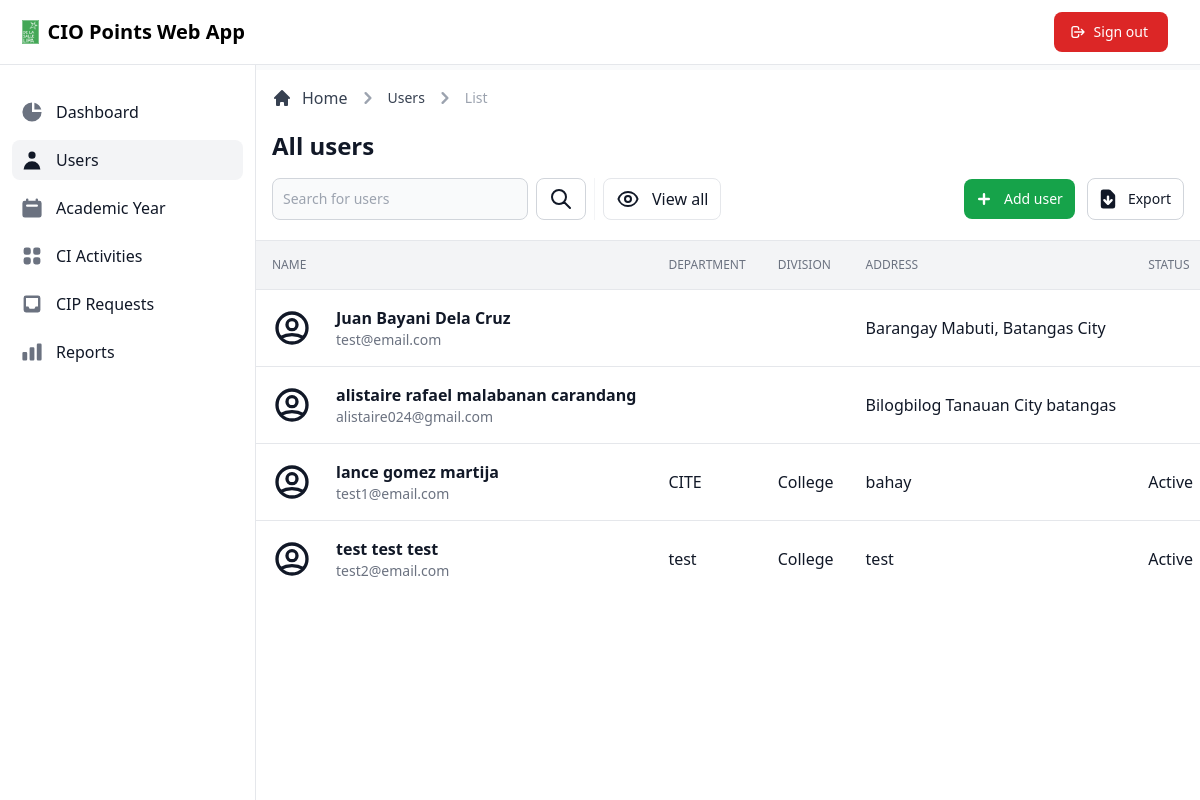
Screenshot of /admin/view/users.php (signed in) with the database file from the repository.
### tables this page shows
CREATE TABLE `user` (
  `user_id` int(11) NOT NULL,
  `first_name` varchar(255) NOT NULL,
  `middle_name` varchar(255) NOT NULL,
  `last_name` varchar(255) NOT NULL,
  `address` varchar(255) NOT NULL,
  `email` varchar(255) NOT NULL,
  `password` varchar(255) NOT NULL,
  `contact_number` varchar(255) NOT NULL,
  `department` varchar(255) NOT NULL,
  `division` varchar(255) NOT NULL,
  `status` varchar(255) NOT NULL,
  `type` varchar(255) NOT NULL,
  `date_created` timestamp NOT NULL DEFAULT current_timestamp(),
  `date_updated` timestamp NOT NULL DEFAULT current_timestamp() ON UPDATE current_timestamp()
);

### admin/view/users.php (called while the page is built, shortened)
<?php
$data = [
  'title' => 'Users',
  'dir' => '../../',
  'modal' => 'usermodal'
];
include_once '../database/database.php';
class DisplayUsers extends Dbh
{
  public function getUser()
  {
    $sql = 'SELECT * FROM user;';
    $stmt = $this->connect()->prepare($sql);
    if (!$stmt->execute()) {
      $stmt = null;
      exit;
    }
    $result = $stmt->fetchAll(PDO::FETCH_ASSOC);
    return $result;
  }
}
$display = new DisplayUsers();
$records = $display->getUser();
include_once '../layouts/header.php';
include_once '../layouts/navbar.php';
include_once '../layouts/sidebar.php';
include_once '../pages/users/main.php';
include_once '../layouts/footer.php';

### admin/database/database.php (called while the page is built)
<?php
class Dbh
{
  private $hostname = 'localhost';
  private $username = 'root';
  private $password = '';
  private $dbname = 'dbciopointswebapp';
  public function connect()
  {
    try {
      $dbh = new PDO('mysql:host=' . $this->hostname . ';dbname=' . $this->dbname, $this->username, $this->password);
      return $dbh;
    } catch (PDOException $e) {
      print "Error!: " . $e->getMessage() . "<br>";
      die();
    }
  }
}

### admin/pages/users/tabledata.php (the view, shortened to what this page needs)
<div class="flex flex-col">
  <div class="overflow-x-auto">
    <div class="inline-block min-w-full align-middle">
      <div class="overflow-hidden shadow">
        <table class="min-w-full divide-y divide-gray-200 table-fixed">
          <thead class="bg-gray-100">
            <tr>
              <th scope="col" class="p-4 text-xs font-medium text-left text-gray-500 uppercase">
                Name
              </th>
              <th scope="col" class="p-4 text-xs font-medium text-left text-gray-500 uppercase">
                Department
              </th>
              <th scope="col" class="p-4 text-xs font-medium text-left text-gray-500 uppercase">
                Division
              </th>
              <th scope="col" class="p-4 text-xs font-medium text-left text-gray-500 uppercase">
                Address
              </th>
              <th scope="col" class="p-4 text-xs font-medium text-left text-gray-500 uppercase">
                Status
              </th>
            </tr>
          </thead>
          <tbody class="bg-white divide-y divide-gray-200">
            <?php foreach ($records as $data) : ?>
              <tr class="hover:bg-gray-100">
                <td class="flex items-center p-4 mr-12 space-x-6 whitespace-nowrap lg:mr-0">
                  <div class="text-sm font-normal text-gray-500">
                    <div class="text-base font-semibold text-gray-900"><?= $data['first_name'] . ' ' . $data['middle_name'] . ' ' . $data['last_name']; ?></div>
                    <div class="text-sm font-normal text-gray-500"><?= $data['email'] ?></div>
                  </div>
                </td>
                <td class="p-4 text-base font-medium text-gray-900 whitespace-nowrap"><?= $data['department']; ?></td>
                <td class="p-4 text-base font-medium text-gray-900 whitespace-nowrap"><?= $data['division']; ?></td>
                <td class="p-4 text-base font-medium text-gray-900 whitespace-nowrap"><?= $data['address']; ?></td>
                <td class="p-4 text-base font-normal text-gray-900 whitespace-nowrap"><?= $data['status'] ?></td>
              </tr>
            <?php endforeach; ?>
          </tbody>
        </table>
      </div>
    </div>
  </div>
</div>

### src/css/style.css (style rules this page uses)
*,:after,:before { box-sizing:border-box;border:0 solid #e5e7eb }
:after,:before { --tw-content:"" }
html { line-height:1.5;-webkit-text-size-adjust:100%;-moz-tab-size:4;-o-tab-size:4;tab-size:4;font-family:ui-sans-serif,system-ui,-apple-system,BlinkMacSystemFont,Segoe UI,Roboto,Helvetica Neue,Arial,Noto Sans,sans-serif,Apple Color Emoji,Segoe UI Emoji,Segoe UI Symbol,Noto Color Emoji }
body { margin:0;line-height:inherit }
table { text-indent:0;border-color:inherit;border-collapse:collapse }
audio,canvas,embed,iframe,img,object,svg,video { display:block;vertical-align:middle }
*,:after,:before { --tw-border-spacing-x:0;--tw-border-spacing-y:0;--tw-translate-x:0;--tw-translate-y:0;--tw-rotate:0;--tw-skew-x:0;--tw-skew-y:0;--tw-scale-x:1;--tw-scale-y:1;--tw-pan-x: ;--tw-pan-y: ;--tw-pinch-zoom: ;--tw-scroll-snap-strictness:proximity;--tw-ordinal: ;--tw-slashed-zero: ;--tw-numeric-figure: ;--tw-numeric-spacing: ;--tw-numeric-fraction: ;--tw-ring-inset: ;--tw-ring-offset-width:0px;--tw-ring-offset-color:#fff;--tw-ring-color:#3b82f680;--tw-ring-offset-shadow:0 0 #0000;--tw-ring-shadow:0 0 #0000;--tw-shadow:0 0 #0000;--tw-shadow-colored:0 0 #0000;--tw-blur: ;--tw-brightness: ;--tw-contrast: ;--tw-grayscale: ;--tw-hue-rotate: ;--tw-invert: ;--tw-saturate: ;--tw-sepia: ;--tw-drop-shadow: ;--tw-backdrop-blur: ;--tw-backdrop-brightness: ;--tw-backdrop-contrast: ;--tw-backdrop-grayscale: ;--tw-backdrop-hue-rotate: ;--tw-backdrop-invert: ;--tw-backdrop-opacity: ;--tw-backdrop-saturate: ;--tw-backdrop-sepia: }
.mr-12 { margin-right:3rem }
.inline-block { display:inline-block }
.flex { display:flex }
.h-10 { height:2.5rem }
.w-10 { width:2.5rem }
.min-w-full { min-width:100% }
.table-fixed { table-layout:fixed }
.flex-col { flex-direction:column }
.items-center { align-items:center }
.space-x-6>:not([hidden])~:not([hidden]) { --tw-space-x-reverse:0;margin-right:calc(1.5rem*var(--tw-space-x-reverse));margin-left:calc(1.5rem*(1 - var(--tw-space-x-reverse))) }
.divide-y>:not([hidden])~:not([hidden]) { --tw-divide-y-reverse:0;border-top-width:calc(1px*(1 - var(--tw-divide-y-reverse)));border-bottom-width:calc(1px*var(--tw-divide-y-reverse)) }
.divide-gray-200>:not([hidden])~:not([hidden]) { --tw-divide-opacity:1;border-color:rgb(229 231 235/var(--tw-divide-opacity)) }
.overflow-hidden { overflow:hidden }
.overflow-x-auto { overflow-x:auto }
.truncate,.whitespace-nowrap { white-space:nowrap }
.bg-white { --tw-bg-opacity:1;background-color:rgb(255 255 255/var(--tw-bg-opacity)) }
.bg-gray-100 { --tw-bg-opacity:1;background-color:rgb(243 244 246/var(--tw-bg-opacity)) }
.p-4 { padding:1rem }
.text-left { text-align:left }
.align-middle { vertical-align:middle }
.text-sm { font-size:.875rem;line-height:1.25rem }
.text-base { font-size:1rem;line-height:1.5rem }
.text-xs { font-size:.75rem;line-height:1rem }
.font-semibold { font-weight:600 }
.font-medium { font-weight:500 }
.font-normal { font-weight:400 }
.uppercase { text-transform:uppercase }
.text-gray-500 { --tw-text-opacity:1;color:rgb(107 114 128/var(--tw-text-opacity)) }
.text-gray-900 { --tw-text-opacity:1;color:rgb(17 24 39/var(--tw-text-opacity)) }
.shadow { --tw-shadow:0 1px 3px 0 #0000001a,0 1px 2px -1px #0000001a;--tw-shadow-colored:0 1px 3px 0 var(--tw-shadow-color),0 1px 2px -1px var(--tw-shadow-color) }
.shadow,.shadow-sm { box-shadow:var(--tw-ring-offset-shadow,0 0 #0000),var(--tw-ring-shadow,0 0 #0000),var(--tw-shadow) }
@media (min-width:1024px) { .lg\:mr-0 { margin-right:0 } }

### rows the page displays
user: first_name "Juan", middle_name "Bayani", last_name "Dela Cruz", email "test@email.com", address "Barangay Mabuti, Batangas City"
user: first_name "alistaire rafael", middle_name "malabanan", last_name "carandang", email "alistaire024@gmail.com", address "Bilogbilog Tanauan City batangas"
user: first_name "lance", middle_name "gomez", last_name "martija", email "test1@email.com", department "CITE", division "College", address "bahay", status "Active"
user: first_name "test", middle_name "test", last_name "test", email "test2@email.com", department "test", division "College", address "test", status "Active"
